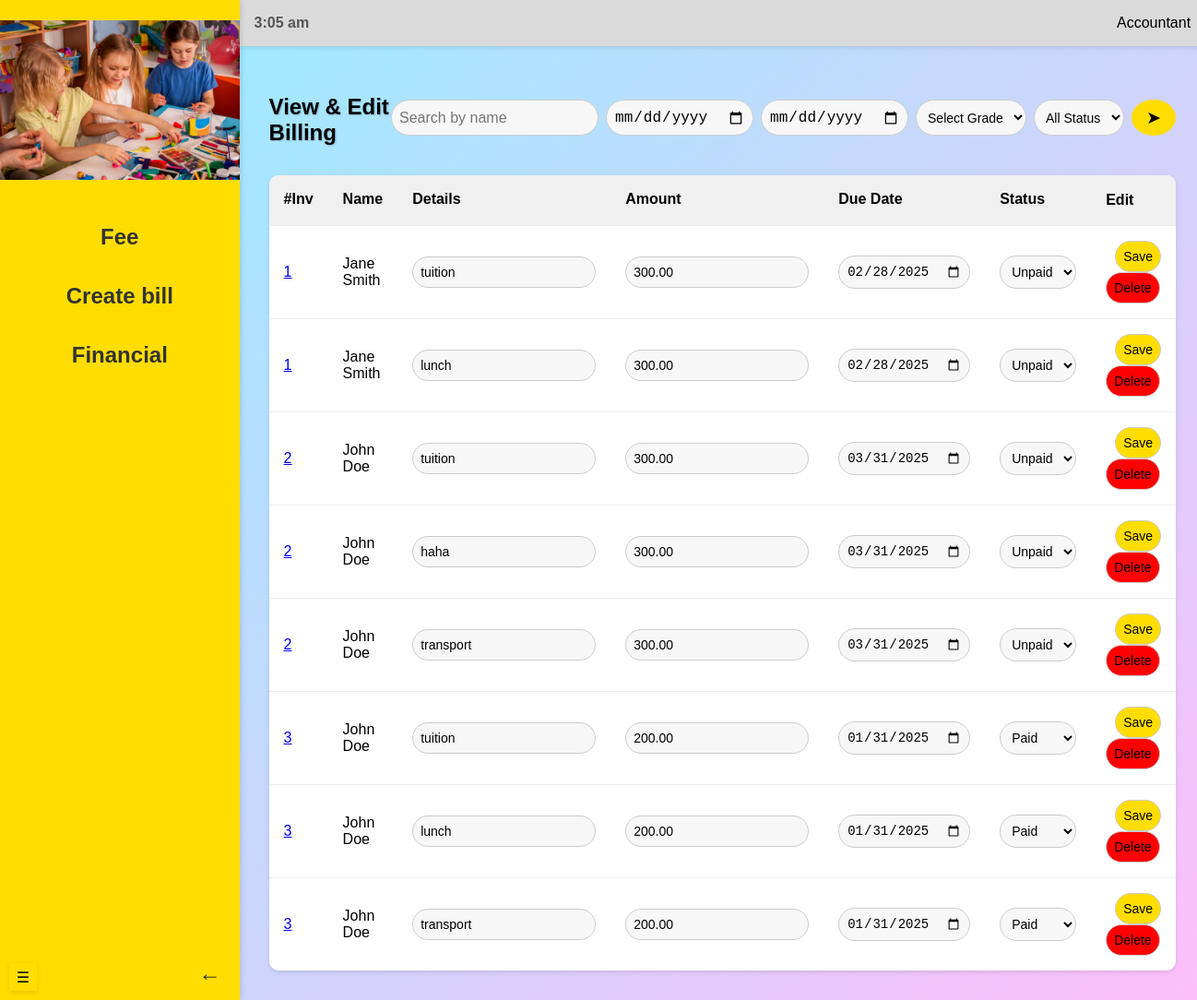
Screenshot of /accountant/viewBilling (signed in) with the database file from the repository.
### models.py (models this page shows, shortened)
class Fee(db.Model):
    __tablename__ = 'fees'
    id = db.Column(db.Integer, primary_key=True, autoincrement=True)
    student_id = db.Column(db.Integer, db.ForeignKey('students.id'), nullable=False)
    create_date = db.Column(db.Date, default=func.current_date())
    due_date = db.Column(db.Date, nullable=False)
    amount = db.Column(NUMERIC(10, 2), nullable=False)
    fee_type = db.Column(db.String(100), nullable=False)
    status = db.Column(db.Enum('unpaid', 'paid', name='fee_status'), default='unpaid')
    invoice_id = db.Column(db.Integer, db.ForeignKey('invoices.id'), nullable=True)
    invoice = db.relationship('Invoice', back_populates='fees')

class Invoice(db.Model):
    __tablename__ = 'invoices'
    id = db.Column(db.Integer, primary_key=True, autoincrement=True)
    total_amount = db.Column(NUMERIC(10, 2), nullable=False)
    flag = db.Column(db.Boolean, default=False)  # True if paid before the due date
    fees = db.relationship('Fee', back_populates='invoice', lazy='joined')

class Student(db.Model):
    __tablename__ = 'students'
    id = db.Column(db.Integer, primary_key=True, autoincrement=True)
    name = db.Column(db.String(255), nullable=False)
    grade = db.Column(db.String(50), nullable=False)
    dob = db.Column(db.Date, nullable=False)
    transport = db.Column(db.Boolean, default=False)
    user_id = db.Column(db.Integer, db.ForeignKey('users.id'), nullable=False)
    fees = db.relationship('Fee', backref='student', cascade='all, delete-orphan')

### routes/accountant_routes.py (the view)
@accountant_blueprint.route("/viewBilling", methods=["GET"])
@login_required
def viewBilling():
    student_name = request.args.get("student_name")
    grade = request.args.get("grade")
    status = request.args.get("status")
    start_date = request.args.get("start_date")
    end_date = request.args.get("end_date")
    fees, error = view_billing(student_name, grade, status, start_date, end_date)
    if error:
        flash(error, "error")
        fees = []
    return render_template("viewBilling.html", fees=fees)

### app.py (called while the page is built)
@login_manager.user_loader
def load_user(user_id):
    return User.query.get(int(user_id))

### templates/viewBilling.html (shortened to what this page needs)
<!DOCTYPE html>
<html lang="en">
<head>
    <link rel="stylesheet" href="{{ url_for('static', filename='viewBilling.css') }}">
</head>
<body>
    <div id="mySidebar" class="sidebar">
        <div class="logo-section">
            <img src="{{ url_for('static', filename='images/kids.jpeg') }}">
        </div>
        <nav class="menu">
            <div class="dropdown">
                <button class="dropdown-btn">Fee</button>
            </div>
            <div class="dropdown">
                <button class="dropdown-btn">Create bill</button>
            </div>
            <div class="dropdown">
                <button class="dropdown-btn">Financial</button>
        </nav>
        <div class="logout-section">
            <a href="/logout">&#x2190;</a>
        </div>
    </div>
    <button class="collapse-button">&#9776;</button>
    <div class="main-content">
        <header class="header">
            <div class="time"></div>
            <div class="admin-section">
                <span>Accountant</span>
            </div>
        </header>
        <section class="content">
            <div class="header-container">
                <h1>View & Edit Billing</h1>
                <form method="GET" action="{{ url_for('accountant.viewBilling') }}">
                    <div class="search-bar">
                        <input type="text" name="student_name" placeholder="Search by name" value="{{ request.args.get('student_name', '') }}">
                        <input type="date" name="start_date"
                               value="{{ request.args.get('start_date', '') }}"
                               placeholder="Start Due Date">
                        <input type="date" name="end_date"
                               value="{{ request.args.get('end_date', '') }}"
                               placeholder="End Date">
                        <select id="grade" name="grade">
                            <option value="">Select Grade</option>
                        </select>
                        <select name="status">
                            <option value="">All Status</option>
                        </select>
                        <button>&#x27A4;</button>
                    </div>
                </form>
            </div>
            <table id="myTable2">
                <thead>
                    <tr>
                        <th onclick="sortTable(0)">#Inv </th>
                        <th onclick="sortTable(1)">Name </th>
                        <th onclick="sortTable(2)">Details </th>
                        <th onclick="sortTable(3)">Amount </th>
                        <th onclick="sortTable(4)">Due Date </th>
                        <th onclick="sortTable(5)">Status </th>
                        <th>Edit</th>
                    </tr>
                </thead>
                <tbody>
                    {% if fees %}
                        {% for fee in fees %}
                            <tr>
                                <td>
                                    <a href="{{ url_for('accountant.viewInvoice') }}">{{ fee.invoice.id }}</a>
                                </td>
                                <td>
                                    <span class="name">{{ fee.student.name }}</span>
                                </td>
                                <td>
                                    <input type="text" class="details" data-id="{{ fee.id }}" value="{{ fee.fee_type }}">
                                </td>
                                <td>
                                    <input type="number" class="amount" data-id="{{ fee.id }}" value="{{ fee.amount }}">
                                </td>
                                <td>
                                    <input type="date" class="dueDate" data-id="{{ fee.id }}" value="{{ fee.due_date }}">
                                </td>
                                <td>
                                    <select class="status" data-id="{{ fee.id }}">
                                        <option value="unpaid" {% if fee.status == 'unpaid' %}selected{% endif %}>Unpaid</option>
                                        <option value="paid" {% if fee.status == 'paid' %}selected{% endif %}>Paid</option>
                                    </select>
                                </td>
                                <td class="edit">
                                    <button class="update-btn" data-id="{{ fee.id }}">Save</button>
                                    <button class="delete-btn" data-id="{{ fee.id }}">Delete</button>
                                </td>
                            </tr>
                        {% endfor %}
                    {% else %}
                        <tr>
                            <td colspan="7">No fee records found.</td>
                        </tr>
                    {% endif %}
                </tbody>
            </table>
        </section>
    </div>
</body>
</html>

### static/viewBilling.css (style rules this page uses)
body { margin: 0; font-family: Arial, sans-serif; display: flex; height: 100vh; background: linear-gradient(135deg, #93efff, #fdbffa); transition: margin-left 0.3s ease; overflow: hidden; }
.sidebar { width: 20%; height: 100vh; background-color: #FFDD00; color: #333; display: flex; flex-direction: column; justify-content: flex-start; position: fixed; top: 0; left: 0; z-index: 2; padding: 0; box-shadow: 2px 0 5px rgba(0, 0, 0, 0.1); transition: width 0.3s ease, visibility 0.3s ease; overflow: hidden; }
.dropdown { text-align: center; width: 100%; }
.dropdown-btn { width: 100%; text-align: center; padding: 10px; font-size: 1.5rem; font-weight: bold; background: transparent; border: none; cursor: pointer; color: #333; display: flex; justify-content: center; align-items: center; text-align: center; transition: transform 0.3s ease, background 0.3s ease; }
.logo-section { width: 100%; height: 20%; display: flex; justify-content: center; align-items: center; overflow: hidden; margin: 0; padding: 0; }
.logo-section img { width: 100%; height: auto; }
.menu { display: flex; flex-direction: column; text-align: center; gap: 1rem; margin-top: 1rem; padding: 0; }
.logout-section { display: flex; justify-content: space-between; align-items: center; margin-top: auto; }
.logout-section a { position: absolute; bottom: 10px; right: 10px; text-decoration: none; color: #333; font-size: 1.5rem; padding: 5px 10px; background: transparent; border: none; cursor: pointer; transition: color 0.3s ease; }
.collapse-button { position: absolute; bottom: 10px; left: 10px; width: 30px; height: 30px; font-size: 1rem; background: #FFDD00; border: none; border-radius: 0; cursor: pointer; z-index: 3; transition: all 0.3s ease; text-align: center; box-shadow: 0 2px 5px rgba(0, 0, 0, 0.1); }
.main-content { flex: 1; display: flex; flex-direction: column; margin-left: 20%; transition: margin-left 0.3s ease; }
select { flex: 1; padding: 8px; border: 1px solid #ccc; border-radius: 20px; font-size: 14px; background: #f7f7f7; }
.header { background: #DADADA; padding: 1rem; display: flex; justify-content: space-between; align-items: center; box-shadow: 0 2px 5px rgba(0, 0, 0, 0.1); }
.header .time { font-weight: bold; color: #555; }
.header-container { display: flex; justify-content: space-between; align-items: center; margin-bottom: 1rem; }
.search-bar { display: flex; gap: 0.5rem; }
.search-bar input { padding: 0.5rem; border: 1px solid #ccc; border-radius: 20px; outline: none; font-size: 1rem; }
.search-bar button { padding: 0.5rem 1rem; background: #FFDD00; border: none; border-radius: 50%; cursor: pointer; font-size: 1.2rem; transition: background 0.3s; }
.admin-section { display: flex; align-items: center; gap: 0.5rem; }
.content { padding: 2rem; overflow-y: auto; }
.content h1 { margin-bottom: 1rem; font-size: 1.5rem; text-shadow: 1px 1px 2px rgba(0, 0, 0, 0.2); }
table { width: 100%; border-collapse: collapse; background: #fff; box-shadow: 0 2px 5px rgba(0, 0, 0, 0.1); border-radius: 10px; overflow: hidden; }
table th, table td { text-align: left; padding: 1rem; border-bottom: 1px solid #eee; }
table th { background: #f0f0f0; font-weight: bold; cursor: pointer; user-select: none; }
table tbody tr:last-child td { border-bottom: none; }
input { flex: 1; padding: 8px; border: 1px solid #ccc; border-radius: 20px; font-size: 14px; background: #f7f7f7; }
.update-btn { flex: 1; padding: 8px; border: 1px solid #ccc; border-radius: 20px; font-size: 14px; margin-left: 10px; background: #ffdd00; cursor: pointer; }
.delete-btn { flex: 1; padding: 8px; border: 1px solid #ccc; border-radius: 20px; font-size: 14px; background: red; cursor: pointer; }

### rows the page displays
Fee: invoice.id "1", student.name "Jane Smith", fee_type "tuition", amount "300.00", due_date "02/28/2025", status+id "Unpaid"
Fee: invoice.id "1", student.name "Jane Smith", fee_type "lunch", amount "300.00", due_date "02/28/2025", status+id "Unpaid"
Fee: invoice.id "2", student.name "John Doe", fee_type "tuition", amount "300.00", due_date "03/31/2025", status+id "Unpaid"
Fee: invoice.id "2", student.name "John Doe", fee_type "haha", amount "300.00", due_date "03/31/2025", status+id "Unpaid"
Fee: invoice.id "2", student.name "John Doe", fee_type "transport", amount "300.00", due_date "03/31/2025", status+id "Unpaid"
Fee: invoice.id "3", student.name "John Doe", fee_type "tuition", amount "200.00", due_date "01/31/2025", status+id "Paid"
Fee: invoice.id "3", student.name "John Doe", fee_type "lunch", amount "200.00", due_date "01/31/2025", status+id "Paid"
Fee: invoice.id "3", student.name "John Doe", fee_type "transport", amount "200.00", due_date "01/31/2025", status+id "Paid"
